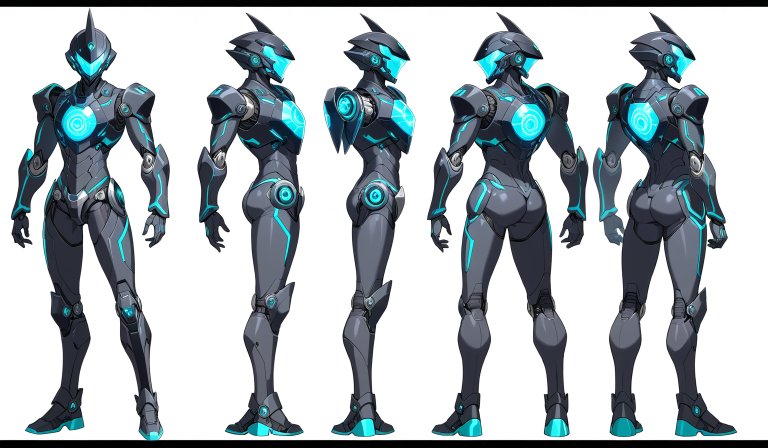
#> input picture mini_jarvis/art/concepts/jarvis_turnaround_comfyui.png, 1536 x 896 px (shown at 1/2 size)
$ python prep_body.py
#> lines starting #> are read from the running program, lines starting #| are printed output that depends on the picture
"""Cut full-body Anime JARVIS out of the ComfyUI turnaround sheet and split into
cyan light layers, so the body glows in JARVIS's state colors (Arc Cyan, Amber, Emerald).

Output:
  art/body/<view>_{base,glow,bloom,full}.png
  views: front, three_quarter, side, back
Resolution: H=1024 (Crisp high-res master, ultra-sharp at 2.0x scale)
"""
import os
import sys
import numpy as np
from PIL import Image, ImageChops, ImageFilter
from rembg import remove

HERE = os.path.dirname(os.path.abspath(__file__))
SHEET = os.path.join(HERE, "art", "concepts", "jarvis_turnaround_comfyui.png")
OUT = os.path.join(HERE, "art", "body")
VIEWS = [
    ("front", 22, 367),
    ("three_quarter", 367, 628),
    ("side", 628, 842),
    ("back", 842, 1180),
]
H = 1024  # High-definition master height for 2.0x retina desktop scale


def split_cyan_light(im):
    r, g, b, a = im.split()
    hsv = im.convert("RGB").convert("HSV")
    h, s, v = hsv.split()

    h_arr = np.array(h)
    s_arr = np.array(s)
    v_arr = np.array(v, dtype=float)
    a_arr = np.array(a)

    # Cyan / Electric Blue in PIL HSV: ~100 to 160, saturated (s>30), bright (v>80)
    is_cyan = (h_arr >= 100) & (h_arr <= 160) & (s_arr >= 30) & (v_arr >= 80)
    # High specular metallic / visor highlights
    is_spec = (v_arr >= 238)
    glow_mask = (is_cyan | is_spec) & (a_arr > 40)

    # Gradient glow intensity
    glow_intensity = np.where(glow_mask, np.clip((v_arr - 80.0) * (255.0 / 175.0), 0, 255), 0).astype(np.uint8)
    glow_a = Image.fromarray(glow_intensity, mode="L")

    # Darken underneath the glow on base so neon light layers pop vibrantly
    dim = Image.eval(glow_a, lambda x: 255 - int(x * 0.45))
    base = Image.merge("RGBA", (*[ImageChops.multiply(c, dim) for c in (r, g, b)], a))

    white = Image.new("L", im.size, 255)
    glow = Image.merge("RGBA", (white, white, white, glow_a))
    bloom = Image.merge("RGBA", (white, white, white, glow_a.filter(ImageFilter.GaussianBlur(18))))
    return base, glow, bloom


def main():
    src = sys.argv[1] if len(sys.argv) > 1 else SHEET
    if not os.path.exists(src):
        print(f"Error: source sheet {src} not found!")
        sys.exit(1)

    sheet = Image.open(src).convert("RGB")
#> sheet is the input picture: PIL image 1536x896 RGB; mean R, G, B 172.9, 181.6, 186.2
    print(f"Processing master sheet {src} ({sheet.width}x{sheet.height})...")
#> (printed output is left out)
    os.makedirs(OUT, exist_ok=True)

    for name, x0, x1 in VIEWS:
        # Crop y between 20 and 876 to exclude any top/bottom border
        sub = sheet.crop((x0, 20, x1, 876))
        part = remove(sub)
        box = part.getchannel("A").point(lambda v: 255 if v > 35 else 0).getbbox()
        if not box:
            print(f"Warning: no figure detected for {name}, using uncropped")
            box = (0, 0, part.width, part.height)
        fig = part.crop(box)
        target_w = max(1, round(fig.width * H / fig.height))
        fig = fig.resize((target_w, H), Image.LANCZOS)

        base, glow, bloom = split_cyan_light(fig)
        for kind, img in (("base", base), ("glow", glow), ("bloom", bloom), ("full", fig)):
            save_path = os.path.join(OUT, f"{name}_{kind}.png")
            img.save(save_path)
        print(f"Exported {name} -> {fig.width}x{fig.height} px (base, glow, bloom, full)")
#> this loop made 1 pass
#> pass 1, in main, `sub = sheet.crop((x0, 20, x1, 876))`:
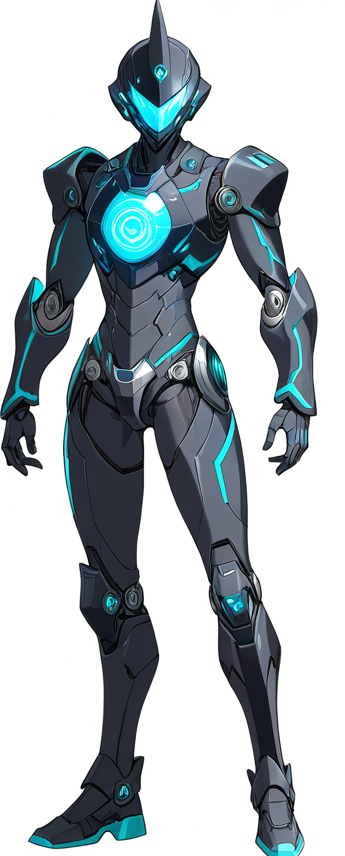
#> sub: PIL image 345x856 RGB; mean R, G, B 174, 182.9, 187.5

    print("All body layers extracted successfully!")


if __name__ == "__main__":
    main()
#> (the call stopped at in main, `part = remove(sub)`: rembg is not available in this run)
